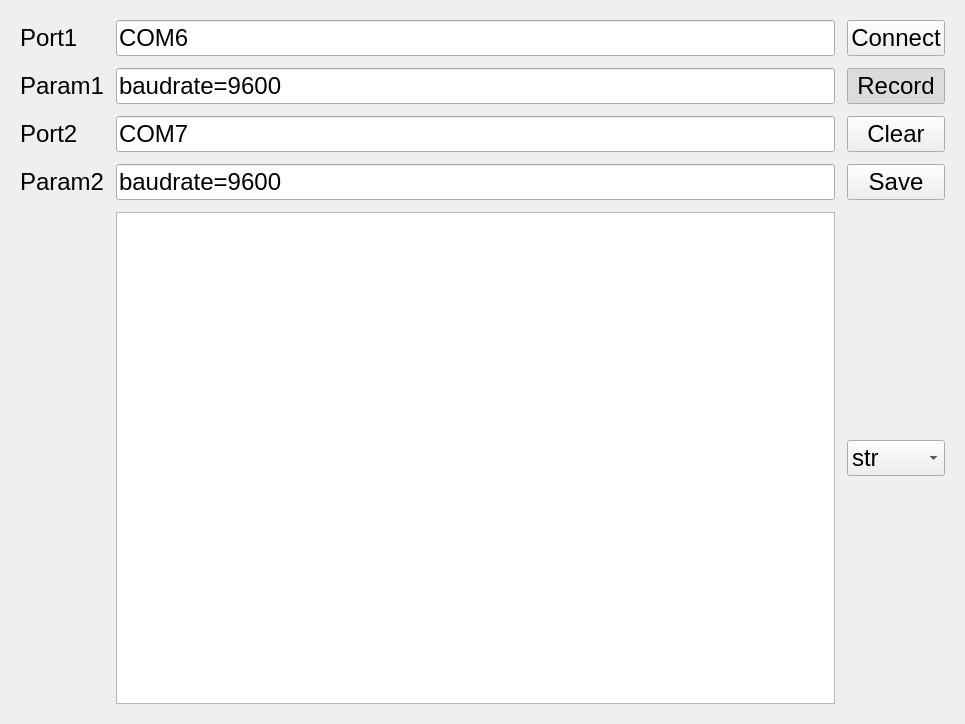
<?xml version="1.0" encoding="UTF-8"?>
<ui version="4.0">
 <class>MainWindow</class>
 <widget class="QMainWindow" name="MainWindow">
  <property name="geometry">
   <rect>
    <x>0</x>
    <y>0</y>
    <width>965</width>
    <height>724</height>
   </rect>
  </property>
  <property name="sizePolicy">
   <sizepolicy hsizetype="Maximum" vsizetype="Maximum">
    <horstretch>0</horstretch>
    <verstretch>0</verstretch>
   </sizepolicy>
  </property>
  <property name="minimumSize">
   <size>
    <width>0</width>
    <height>200</height>
   </size>
  </property>
  <property name="baseSize">
   <size>
    <width>100</width>
    <height>100</height>
   </size>
  </property>
  <property name="font">
   <font>
    <pointsize>12</pointsize>
   </font>
  </property>
  <property name="windowTitle">
   <string>1 MeV Timer UI</string>
  </property>
  <property name="windowIcon">
   <iconset>
    <normaloff>icon.png</normaloff>icon.png</iconset>
  </property>
  <widget class="QWidget" name="centralwidget">
   <property name="sizePolicy">
    <sizepolicy hsizetype="Maximum" vsizetype="Maximum">
     <horstretch>0</horstretch>
     <verstretch>0</verstretch>
    </sizepolicy>
   </property>
   <layout class="QVBoxLayout" name="verticalLayout">
    <property name="leftMargin">
     <number>20</number>
    </property>
    <property name="topMargin">
     <number>20</number>
    </property>
    <property name="rightMargin">
     <number>20</number>
    </property>
    <property name="bottomMargin">
     <number>20</number>
    </property>
    <item>
     <layout class="QGridLayout" name="gridLayout">
      <property name="spacing">
       <number>12</number>
      </property>
      <item row="1" column="1">
       <widget class="QLineEdit" name="lineEdit_2">
        <property name="font">
         <font>
          <pointsize>18</pointsize>
         </font>
        </property>
        <property name="text">
         <string>baudrate=9600</string>
        </property>
       </widget>
      </item>
      <item row="0" column="0">
       <widget class="QLabel" name="label">
        <property name="font">
         <font>
          <pointsize>18</pointsize>
         </font>
        </property>
        <property name="text">
         <string>Port1</string>
        </property>
       </widget>
      </item>
      <item row="2" column="1">
       <widget class="QLineEdit" name="lineEdit_3">
        <property name="font">
         <font>
          <pointsize>18</pointsize>
         </font>
        </property>
        <property name="text">
         <string>COM7</string>
        </property>
       </widget>
      </item>
      <item row="3" column="1">
       <widget class="QLineEdit" name="lineEdit_4">
        <property name="font">
         <font>
          <pointsize>18</pointsize>
         </font>
        </property>
        <property name="text">
         <string>baudrate=9600</string>
        </property>
       </widget>
      </item>
      <item row="1" column="0">
       <widget class="QLabel" name="label_2">
        <property name="font">
         <font>
          <pointsize>18</pointsize>
         </font>
        </property>
        <property name="text">
         <string>Param1</string>
        </property>
       </widget>
      </item>
      <item row="2" column="2">
       <widget class="QPushButton" name="pushButton">
        <property name="font">
         <font>
          <pointsize>18</pointsize>
         </font>
        </property>
        <property name="text">
         <string>Clear</string>
        </property>
       </widget>
      </item>
      <item row="0" column="1">
       <widget class="QLineEdit" name="lineEdit">
        <property name="font">
         <font>
          <pointsize>18</pointsize>
         </font>
        </property>
        <property name="text">
         <string>COM6</string>
        </property>
       </widget>
      </item>
      <item row="3" column="0">
       <widget class="QLabel" name="label_4">
        <property name="font">
         <font>
          <pointsize>18</pointsize>
         </font>
        </property>
        <property name="text">
         <string>Param2</string>
        </property>
       </widget>
      </item>
      <item row="0" column="2">
       <widget class="QPushButton" name="pushButton_2">
        <property name="font">
         <font>
          <pointsize>18</pointsize>
         </font>
        </property>
        <property name="text">
         <string>Connect</string>
        </property>
       </widget>
      </item>
      <item row="2" column="0">
       <widget class="QLabel" name="label_3">
        <property name="font">
         <font>
          <pointsize>18</pointsize>
         </font>
        </property>
        <property name="text">
         <string>Port2</string>
        </property>
       </widget>
      </item>
      <item row="4" column="1">
       <widget class="QPlainTextEdit" name="plainTextEdit_2">
        <property name="font">
         <font>
          <pointsize>18</pointsize>
         </font>
        </property>
       </widget>
      </item>
      <item row="3" column="2">
       <widget class="QPushButton" name="pushButton_4">
        <property name="font">
         <font>
          <pointsize>18</pointsize>
         </font>
        </property>
        <property name="text">
         <string>Save</string>
        </property>
       </widget>
      </item>
      <item row="1" column="2">
       <widget class="QPushButton" name="pushButton_3">
        <property name="font">
         <font>
          <pointsize>18</pointsize>
         </font>
        </property>
        <property name="text">
         <string>Record</string>
        </property>
        <property name="checkable">
         <bool>true</bool>
        </property>
        <property name="checked">
         <bool>true</bool>
        </property>
       </widget>
      </item>
      <item row="4" column="2">
       <widget class="QComboBox" name="comboBox">
        <property name="font">
         <font>
          <pointsize>18</pointsize>
         </font>
        </property>
        <item>
         <property name="text">
          <string>str</string>
         </property>
        </item>
        <item>
         <property name="text">
          <string>hex</string>
         </property>
        </item>
        <item>
         <property name="text">
          <string>dec</string>
         </property>
        </item>
       </widget>
      </item>
     </layout>
    </item>
   </layout>
  </widget>
 </widget>
 <resources/>
 <connections/>
 <designerdata>
  <property name="gridDeltaX">
   <number>10</number>
  </property>
  <property name="gridDeltaY">
   <number>10</number>
  </property>
  <property name="gridSnapX">
   <bool>true</bool>
  </property>
  <property name="gridSnapY">
   <bool>true</bool>
  </property>
  <property name="gridVisible">
   <bool>true</bool>
  </property>
 </designerdata>
</ui>
